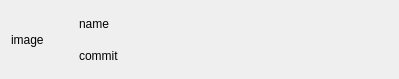
<?xml version="1.0" encoding="UTF-8"?>
<ui version="4.0">
 <class>ImageItem</class>
 <widget class="QWidget" name="ImageItem">
  <property name="geometry">
   <rect>
    <x>0</x>
    <y>0</y>
    <width>399</width>
    <height>79</height>
   </rect>
  </property>
  <property name="windowTitle">
   <string>Form</string>
  </property>
  <layout class="QGridLayout" name="gridLayout">
   <item row="0" column="0">
    <layout class="QHBoxLayout" name="horizontalLayout" stretch="1,5">
     <item>
      <widget class="QLabel" name="label">
       <property name="text">
        <string>image</string>
       </property>
      </widget>
     </item>
     <item>
      <layout class="QVBoxLayout" name="verticalLayout">
       <item>
        <widget class="QLabel" name="label_2">
         <property name="text">
          <string>name</string>
         </property>
        </widget>
       </item>
       <item>
        <widget class="QLabel" name="label_3">
         <property name="text">
          <string>commit</string>
         </property>
        </widget>
       </item>
      </layout>
     </item>
    </layout>
   </item>
  </layout>
 </widget>
 <resources/>
 <connections/>
</ui>
